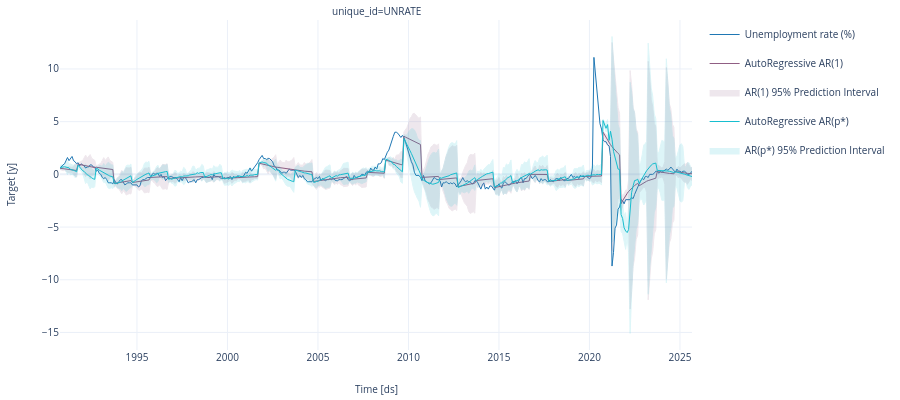

The notebook cell saved with this chart:
### Code cell
# ============================================================
# 1) Harmoniser clés (series_id/date) si besoin
# ============================================================
def ensure_keys(df):
    df = df.copy()
    if "unique_id" in df.columns and "series_id" not in df.columns:
        df = df.rename(columns={"unique_id": "series_id"})
    if "ds" in df.columns and "date" not in df.columns:
        df = df.rename(columns={"ds": "date"})
    return df

df_ar1 = ensure_keys(df_ar1)
df_arp = ensure_keys(df_arp)

# ============================================================
# 2) Sélection colonnes (cas standard: y_obs, y_hat_ar, y_hat_ar_lo_95, y_hat_ar_hi_95)
#    Si tes parquets ont exactement ces noms -> ça marche direct.
# ============================================================
need = ["series_id", "date", "y_obs", "y_hat_ar", "y_hat_ar_lo_95", "y_hat_ar_hi_95"]
missing_ar1 = [c for c in need if c not in df_ar1.columns]
missing_arp = [c for c in need if c not in df_arp.columns]
assert not missing_ar1, f"AR(1) parquet missing columns: {missing_ar1}"
assert not missing_arp, f"AR(p*) parquet missing columns: {missing_arp}"

base_ar1 = (
    df_ar1[need]
    .rename(columns={
        "y_hat_ar": "y_hat_ar1",
        "y_hat_ar_lo_95": "y_hat_ar1_lo_95",
        "y_hat_ar_hi_95": "y_hat_ar1_hi_95",
    })
)

base_arp = (
    df_arp[need]
    .rename(columns={
        "y_hat_ar": "y_hat_arp",
        "y_hat_ar_lo_95": "y_hat_arp_lo_95",
        "y_hat_ar_hi_95": "y_hat_arp_hi_95",
    })
    # on évite d'avoir 2 fois y_obs après merge
    .drop(columns=["y_obs"])
)

# ============================================================
# 3) Merge : une table unique avec AR1 + ARp
# ============================================================
df_ar_forecasts = base_ar1.merge(base_arp, on=["series_id", "date"], how="inner")

# ============================================================
# 4) Même STRUCTURE que ton code : df_obs + df_fcst
# ============================================================
df_obs = (
    df_ar_forecasts
    .rename(columns={
        "series_id": "unique_id",
        "date": "ds",
        "y_obs": "y",
    })
    [["unique_id", "ds", "y"]]
)

df_fcst = (
    df_ar_forecasts
    .rename(columns={
        "series_id": "unique_id",
        "date": "ds",

        "y_hat_ar1": "AR1",
        "y_hat_ar1_lo_95": "AR1-lo-95",
        "y_hat_ar1_hi_95": "AR1-hi-95",

        "y_hat_arp": "ARp",
        "y_hat_arp_lo_95": "ARp-lo-95",
        "y_hat_arp_hi_95": "ARp-hi-95",
    })
    [[
        "unique_id", "ds",
        "AR1", "AR1-lo-95", "AR1-hi-95",
        "ARp", "ARp-lo-95", "ARp-hi-95",
    ]]
)

# ============================================================
# 5) Plot + rename légende (même logique que ton code)
# ============================================================
fig = plot_series(
    df=df_obs,
    forecasts_df=df_fcst,
    level=[95],
    engine="plotly",
).update_layout(height=400)

for trace in fig.data:
    n = (trace.name or "")
    nl = n.lower()

    if n == "y":
        trace.name = "Unemployment rate (%)"
    elif n == "AR1":
        trace.name = "AutoRegressive AR(1)"
    elif n == "ARp":
        trace.name = "AutoRegressive AR(p*)"
    elif "level_95" in nl:
        if "ar1" in nl:
            trace.name = "AR(1) 95% Prediction Interval"
        elif "arp" in nl:
            trace.name = "AR(p*) 95% Prediction Interval"
        else:
            trace.name = "95% Prediction Interval"

fig.show()

### Figure 1 — Plotly figure (JSON) as saved in the notebook; plotly's stock layout.template omitted (floating-point values rounded to 4 significant figures; data arrays with more than 128 entries replaced by an {"elided": "..."} marker saying what was removed)
{"data": [{"legendgroup": "y", "line": {"color": "#1f77b4", "width": 1}, "mode": "lines", "name": "Unemployment rate (%)", "showlegend": true, "type": "scatter", "x": {"elided": "840 str values"}, "xaxis": "x", "y": {"elided": "840 float values"}, "yaxis": "y"}, {"legendgroup": "AR1", "line": {"color": "#905e84", "width": 1}, "mode": "lines", "name": "AutoRegressive AR(1)", "showlegend": true, "type": "scatter", "x": {"elided": "840 str values"}, "xaxis": "x", "y": {"elided": "840 float values"}, "yaxis": "y"}, {"fill": "toself", "fillcolor": "#905e84", "legendgroup": "AR1_level_95", "line": {"color": "#905e84", "width": 1}, "mode": "lines", "name": "AR(1) 95% Prediction Interval", "opacity": 0.14, "showlegend": true, "type": "scatter", "x": {"elided": "1680 str values"}, "xaxis": "x", "y": {"elided": "1680 float values"}, "yaxis": "y"}, {"legendgroup": "ARp", "line": {"color": "#17becf", "width": 1}, "mode": "lines", "name": "AutoRegressive AR(p*)", "showlegend": true, "type": "scatter", "x": {"elided": "840 str values"}, "xaxis": "x", "y": {"elided": "840 float values"}, "yaxis": "y"}, {"fill": "toself", "fillcolor": "#17becf", "legendgroup": "ARp_level_95", "line": {"color": "#17becf", "width": 1}, "mode": "lines", "name": "AR(p*) 95% Prediction Interval", "opacity": 0.14, "showlegend": true, "type": "scatter", "x": {"elided": "1680 str values"}, "xaxis": "x", "y": {"elided": "1680 float values"}, "yaxis": "y"}], "layout": {"annotations": [{"font": {"size": 10}, "showarrow": false, "text": "unique_id=UNRATE", "x": 0.5, "xanchor": "center", "xref": "paper", "y": 1, "yanchor": "bottom", "yref": "paper"}, {"font": {"size": 10}, "showarrow": false, "text": "Time [ds]", "x": 0.5, "xanchor": "center", "xref": "paper", "y": 0, "yanchor": "top", "yref": "paper", "yshift": -30}, {"font": {"size": 10}, "showarrow": false, "text": "Target [y]", "textangle": -90, "x": 0, "xanchor": "right", "xref": "paper", "xshift": -40, "y": 0.5, "yanchor": "middle", "yref": "paper"}], "autosize": true, "font": {"size": 10}, "height": 400, "margin": {"b": 50, "l": 60, "r": 10, "t": 20}, "xaxis": {"anchor": "y", "domain": [0, 1], "showticklabels": true, "visible": true}, "yaxis": {"anchor": "x", "domain": [0, 1]}}}
